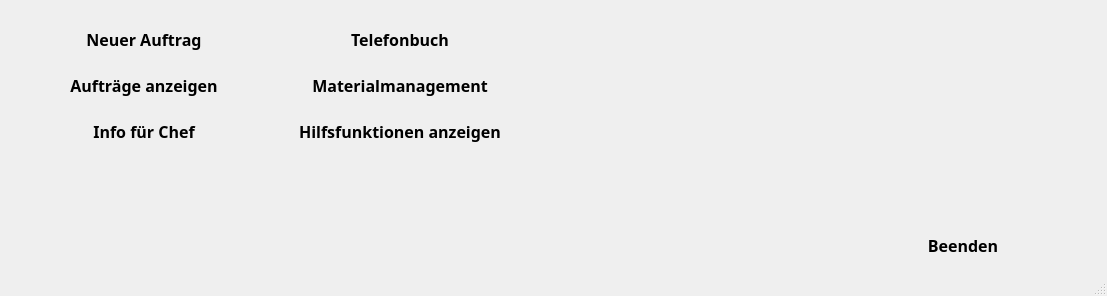
<?xml version="1.0" encoding="UTF-8"?>
<ui version="4.0">
 <class>MainWindow</class>
 <widget class="QMainWindow" name="MainWindow">
  <property name="geometry">
   <rect>
    <x>0</x>
    <y>0</y>
    <width>1107</width>
    <height>296</height>
   </rect>
  </property>
  <property name="windowTitle">
   <string>Hauptmenu</string>
  </property>
  <property name="styleSheet">
   <string notr="true">background-color:qlineargradient(x1: 0, y1: 0, x2: 0, y2: 1,
                     stop: 0 #7d7d7d, stop: 0.4 #787878,
                     stop: 0.5 #616161, stop: 1.0 #464646);</string>
  </property>
  <widget class="QWidget" name="centralwidget">
   <layout class="QGridLayout" name="gridLayout">
    <item row="1" column="1">
     <layout class="QHBoxLayout" name="horizontalLayout">
      <item>
       <layout class="QVBoxLayout" name="verticalLayout">
        <item>
         <widget class="QPushButton" name="NewTaskButton">
          <property name="minimumSize">
           <size>
            <width>250</width>
            <height>40</height>
           </size>
          </property>
          <property name="maximumSize">
           <size>
            <width>280</width>
            <height>16777215</height>
           </size>
          </property>
          <property name="font">
           <font>
            <family>VW Head CarUI</family>
            <pointsize>12</pointsize>
            <weight>75</weight>
            <bold>true</bold>
           </font>
          </property>
          <property name="styleSheet">
           <string notr="true">QPushButton{
background: qlineargradient(x1: 0, y1: 0, x2: 0, y2: 1,
                     stop: 0 #c8def3, stop: 0.4 #79aee2,
                     stop: 0.5 #6fa3d6, stop: 1.0 #6798c7);
color:rgb(0, 0, 0);
border-style:outset;
}
QPushButton:hover{
background: qlineargradient(x1: 0, y1: 0, x2: 0, y2: 1,
                     stop: 0 #6798c7, stop: 0.4 #6fa3d6,
                     stop: 0.5 #79aee2, stop: 1.0 #c8def3);
border-style:outset;
border-width:3px;
border-color:rgb(46, 87, 143);
}
QPushButton:pressed{
background-color: rgb(200, 222, 243);
border-style:inset;
}
</string>
          </property>
          <property name="text">
           <string>Neuer Auftrag</string>
          </property>
         </widget>
        </item>
        <item>
         <widget class="QPushButton" name="AuftragAnz">
          <property name="minimumSize">
           <size>
            <width>250</width>
            <height>40</height>
           </size>
          </property>
          <property name="maximumSize">
           <size>
            <width>280</width>
            <height>16777215</height>
           </size>
          </property>
          <property name="font">
           <font>
            <family>VW Head CarUI</family>
            <pointsize>12</pointsize>
            <weight>75</weight>
            <bold>true</bold>
           </font>
          </property>
          <property name="styleSheet">
           <string notr="true">QPushButton{
background: qlineargradient(x1: 0, y1: 0, x2: 0, y2: 1,
                     stop: 0 #c8def3, stop: 0.4 #79aee2,
                     stop: 0.5 #6fa3d6, stop: 1.0 #6798c7);
color:rgb(0, 0, 0);
border-style:outset;
}
QPushButton:hover{
background: qlineargradient(x1: 0, y1: 0, x2: 0, y2: 1,
                     stop: 0 #6798c7, stop: 0.4 #6fa3d6,
                     stop: 0.5 #79aee2, stop: 1.0 #c8def3);
border-style:outset;
border-width:3px;
border-color:rgb(46, 87, 143);
}
QPushButton:pressed{
background-color: rgb(200, 222, 243);
border-style:inset;
}
</string>
          </property>
          <property name="text">
           <string>Aufträge anzeigen</string>
          </property>
         </widget>
        </item>
        <item>
         <widget class="QPushButton" name="infoChef">
          <property name="minimumSize">
           <size>
            <width>250</width>
            <height>40</height>
           </size>
          </property>
          <property name="maximumSize">
           <size>
            <width>280</width>
            <height>16777215</height>
           </size>
          </property>
          <property name="font">
           <font>
            <family>VW Head CarUI</family>
            <pointsize>12</pointsize>
            <weight>75</weight>
            <bold>true</bold>
           </font>
          </property>
          <property name="styleSheet">
           <string notr="true">QPushButton{
background: qlineargradient(x1: 0, y1: 0, x2: 0, y2: 1,
                     stop: 0 #c8def3, stop: 0.4 #79aee2,
                     stop: 0.5 #6fa3d6, stop: 1.0 #6798c7);
color:rgb(0, 0, 0);
border-style:outset;
}
QPushButton:hover{
background: qlineargradient(x1: 0, y1: 0, x2: 0, y2: 1,
                     stop: 0 #6798c7, stop: 0.4 #6fa3d6,
                     stop: 0.5 #79aee2, stop: 1.0 #c8def3);
border-style:outset;
border-width:3px;
border-color:rgb(46, 87, 143);
}
QPushButton:pressed{
background-color: rgb(200, 222, 243);
border-style:inset;
}
</string>
          </property>
          <property name="text">
           <string>Info für Chef</string>
          </property>
         </widget>
        </item>
        <item>
         <spacer name="verticalSpacer_2">
          <property name="orientation">
           <enum>Qt::Vertical</enum>
          </property>
          <property name="sizeHint" stdset="0">
           <size>
            <width>20</width>
            <height>40</height>
           </size>
          </property>
         </spacer>
        </item>
       </layout>
      </item>
      <item>
       <layout class="QVBoxLayout" name="verticalLayout_2">
        <item>
         <widget class="QPushButton" name="telefonbuch_but">
          <property name="minimumSize">
           <size>
            <width>250</width>
            <height>40</height>
           </size>
          </property>
          <property name="maximumSize">
           <size>
            <width>280</width>
            <height>16777215</height>
           </size>
          </property>
          <property name="font">
           <font>
            <family>VW Head CarUI</family>
            <pointsize>12</pointsize>
            <weight>75</weight>
            <bold>true</bold>
           </font>
          </property>
          <property name="styleSheet">
           <string notr="true">QPushButton{
background: qlineargradient(x1: 0, y1: 0, x2: 0, y2: 1,
                     stop: 0 #c8def3, stop: 0.4 #79aee2,
                     stop: 0.5 #6fa3d6, stop: 1.0 #6798c7);
color:rgb(0, 0, 0);
border-style:outset;
}
QPushButton:hover{
background: qlineargradient(x1: 0, y1: 0, x2: 0, y2: 1,
                     stop: 0 #6798c7, stop: 0.4 #6fa3d6,
                     stop: 0.5 #79aee2, stop: 1.0 #c8def3);
border-style:outset;
border-width:3px;
border-color:rgb(46, 87, 143);
}
QPushButton:pressed{
background-color: rgb(200, 222, 243);
border-style:inset;
}
</string>
          </property>
          <property name="text">
           <string>Telefonbuch</string>
          </property>
         </widget>
        </item>
        <item>
         <widget class="QPushButton" name="materialmana">
          <property name="minimumSize">
           <size>
            <width>250</width>
            <height>40</height>
           </size>
          </property>
          <property name="maximumSize">
           <size>
            <width>280</width>
            <height>16777215</height>
           </size>
          </property>
          <property name="font">
           <font>
            <family>VW Head CarUI</family>
            <pointsize>12</pointsize>
            <weight>75</weight>
            <bold>true</bold>
           </font>
          </property>
          <property name="styleSheet">
           <string notr="true">QPushButton{
background: qlineargradient(x1: 0, y1: 0, x2: 0, y2: 1,
                     stop: 0 #c8def3, stop: 0.4 #79aee2,
                     stop: 0.5 #6fa3d6, stop: 1.0 #6798c7);
color:rgb(0, 0, 0);
border-style:outset;
}
QPushButton:hover{
background: qlineargradient(x1: 0, y1: 0, x2: 0, y2: 1,
                     stop: 0 #6798c7, stop: 0.4 #6fa3d6,
                     stop: 0.5 #79aee2, stop: 1.0 #c8def3);
border-style:outset;
border-width:3px;
border-color:rgb(46, 87, 143);
}
QPushButton:pressed{
background-color: rgb(200, 222, 243);
border-style:inset;
}
</string>
          </property>
          <property name="text">
           <string>Materialmanagement</string>
          </property>
         </widget>
        </item>
        <item>
         <widget class="QPushButton" name="StatsButton">
          <property name="minimumSize">
           <size>
            <width>250</width>
            <height>40</height>
           </size>
          </property>
          <property name="maximumSize">
           <size>
            <width>280</width>
            <height>16777215</height>
           </size>
          </property>
          <property name="font">
           <font>
            <family>VW Head CarUI</family>
            <pointsize>12</pointsize>
            <weight>75</weight>
            <bold>true</bold>
           </font>
          </property>
          <property name="styleSheet">
           <string notr="true">QPushButton{
background: qlineargradient(x1: 0, y1: 0, x2: 0, y2: 1,
                     stop: 0 #c8def3, stop: 0.4 #79aee2,
                     stop: 0.5 #6fa3d6, stop: 1.0 #6798c7);
color:rgb(0, 0, 0);
border-style:outset;
}
QPushButton:hover{
background: qlineargradient(x1: 0, y1: 0, x2: 0, y2: 1,
                     stop: 0 #6798c7, stop: 0.4 #6fa3d6,
                     stop: 0.5 #79aee2, stop: 1.0 #c8def3);
border-style:outset;
border-width:3px;
border-color:rgb(46, 87, 143);
}
QPushButton:pressed{
background-color: rgb(200, 222, 243);
border-style:inset;
}
</string>
          </property>
          <property name="text">
           <string>Hilfsfunktionen anzeigen</string>
          </property>
         </widget>
        </item>
        <item>
         <spacer name="verticalSpacer">
          <property name="orientation">
           <enum>Qt::Vertical</enum>
          </property>
          <property name="sizeHint" stdset="0">
           <size>
            <width>20</width>
            <height>40</height>
           </size>
          </property>
         </spacer>
        </item>
       </layout>
      </item>
      <item>
       <spacer name="horizontalSpacer">
        <property name="orientation">
         <enum>Qt::Horizontal</enum>
        </property>
        <property name="sizeType">
         <enum>QSizePolicy::Expanding</enum>
        </property>
        <property name="sizeHint" stdset="0">
         <size>
          <width>40</width>
          <height>20</height>
         </size>
        </property>
       </spacer>
      </item>
      <item>
       <layout class="QVBoxLayout" name="verticalLayout_3">
        <item>
         <spacer name="verticalSpacer_3">
          <property name="orientation">
           <enum>Qt::Vertical</enum>
          </property>
          <property name="sizeHint" stdset="0">
           <size>
            <width>20</width>
            <height>40</height>
           </size>
          </property>
         </spacer>
        </item>
        <item>
         <widget class="QPushButton" name="beendenBut">
          <property name="minimumSize">
           <size>
            <width>250</width>
            <height>40</height>
           </size>
          </property>
          <property name="maximumSize">
           <size>
            <width>280</width>
            <height>16777215</height>
           </size>
          </property>
          <property name="font">
           <font>
            <family>VW Head CarUI</family>
            <pointsize>12</pointsize>
            <weight>75</weight>
            <bold>true</bold>
           </font>
          </property>
          <property name="styleSheet">
           <string notr="true">QPushButton{
background: qlineargradient(x1: 0, y1: 0, x2: 0, y2: 1,
                     stop: 0 #c8def3, stop: 0.4 #79aee2,
                     stop: 0.5 #6fa3d6, stop: 1.0 #6798c7);
color:rgb(0, 0, 0);
border-style:outset;
}
QPushButton:hover{
background: qlineargradient(x1: 0, y1: 0, x2: 0, y2: 1,
                     stop: 0 #6798c7, stop: 0.4 #6fa3d6,
                     stop: 0.5 #79aee2, stop: 1.0 #c8def3);
border-style:outset;
border-width:3px;
border-color:rgb(46, 87, 143);
}
QPushButton:pressed{
background-color: rgb(200, 222, 243);
border-style:inset;
}
</string>
          </property>
          <property name="text">
           <string>Beenden</string>
          </property>
         </widget>
        </item>
       </layout>
      </item>
     </layout>
    </item>
    <item row="1" column="0">
     <spacer name="horizontalSpacer_2">
      <property name="orientation">
       <enum>Qt::Horizontal</enum>
      </property>
      <property name="sizeType">
       <enum>QSizePolicy::Fixed</enum>
      </property>
      <property name="sizeHint" stdset="0">
       <size>
        <width>10</width>
        <height>20</height>
       </size>
      </property>
     </spacer>
    </item>
    <item row="0" column="1">
     <spacer name="verticalSpacer_4">
      <property name="orientation">
       <enum>Qt::Vertical</enum>
      </property>
      <property name="sizeType">
       <enum>QSizePolicy::Fixed</enum>
      </property>
      <property name="sizeHint" stdset="0">
       <size>
        <width>20</width>
        <height>10</height>
       </size>
      </property>
     </spacer>
    </item>
    <item row="1" column="2">
     <spacer name="horizontalSpacer_3">
      <property name="orientation">
       <enum>Qt::Horizontal</enum>
      </property>
      <property name="sizeType">
       <enum>QSizePolicy::Fixed</enum>
      </property>
      <property name="sizeHint" stdset="0">
       <size>
        <width>10</width>
        <height>20</height>
       </size>
      </property>
     </spacer>
    </item>
   </layout>
  </widget>
  <widget class="QMenuBar" name="menubar">
   <property name="geometry">
    <rect>
     <x>0</x>
     <y>0</y>
     <width>1107</width>
     <height>21</height>
    </rect>
   </property>
  </widget>
  <widget class="QStatusBar" name="statusbar"/>
 </widget>
 <resources/>
 <connections/>
</ui>
